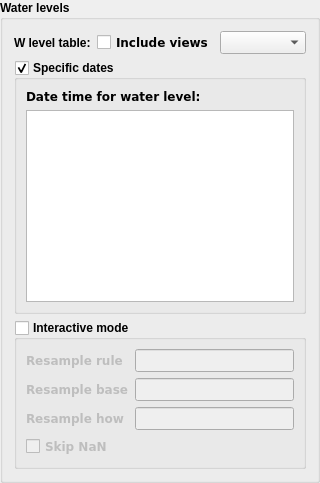
                            <widget class="QgsCollapsibleGroupBox" name="wlvl_groupbox">
                             <property name="font">
                              <font>
                               <weight>75</weight>
                               <bold>true</bold>
                              </font>
                             </property>
                             <property name="title">
                              <string>Water levels</string>
                             </property>
                             <property name="flat">
                              <bool>false</bool>
                             </property>
                             <property name="checkable">
                              <bool>false</bool>
                             </property>
                             <layout class="QVBoxLayout" name="verticalLayout_3">
                              <item>
                               <layout class="QHBoxLayout" name="horizontalLayout">
                                <item>
                                 <widget class="QLabel" name="label">
                                  <property name="text">
                                   <string>W level table:</string>
                                  </property>
                                 </widget>
                                </item>
                                <item>
                                 <widget class="QCheckBox" name="include_views_checkBox">
                                  <property name="font">
                                   <font>
                                    <family>DejaVu Sans</family>
                                    <pointsize>9</pointsize>
                                   </font>
                                  </property>
                                  <property name="text">
                                   <string>Include views</string>
                                  </property>
                                 </widget>
                                </item>
                                <item>
                                 <widget class="QComboBox" name="wlvltableComboBox">
                                  <property name="font">
                                   <font>
                                    <family>DejaVu Sans</family>
                                    <pointsize>9</pointsize>
                                   </font>
                                  </property>
                                  <property name="toolTip">
                                   <string>Table with water level data</string>
                                  </property>
                                 </widget>
                                </item>
                               </layout>
                              </item>
                              <item>
                               <widget class="QGroupBox" name="specific_dates_groupbox">
                                <property name="title">
                                 <string>Specific dates</string>
                                </property>
                                <property name="flat">
                                 <bool>false</bool>
                                </property>
                                <property name="checkable">
                                 <bool>true</bool>
                                </property>
                                <layout class="QVBoxLayout" name="verticalLayout_5">
                                 <item>
                                  <widget class="QLabel" name="label_3">
                                   <property name="sizePolicy">
                                    <sizepolicy hsizetype="Preferred" vsizetype="Fixed">
                                     <horstretch>0</horstretch>
                                     <verstretch>0</verstretch>
                                    </sizepolicy>
                                   </property>
                                   <property name="font">
                                    <font>
                                     <family>DejaVu Sans</family>
                                     <pointsize>9</pointsize>
                                    </font>
                                   </property>
                                   <property name="text">
                                    <string>Date time for water level:</string>
                                   </property>
                                  </widget>
                                 </item>
                                 <item>
                                  <widget class="QTextEdit" name="datetimetextEdit">
                                   <property name="sizePolicy">
                                    <sizepolicy hsizetype="Preferred" vsizetype="Expanding">
                                     <horstretch>0</horstretch>
                                     <verstretch>0</verstretch>
                                    </sizepolicy>
                                   </property>
                                   <property name="font">
                                    <font>
                                     <family>DejaVu Sans</family>
                                     <pointsize>9</pointsize>
                                    </font>
                                   </property>
                                   <property name="toolTip">
                                    <string>&lt;!DOCTYPE HTML PUBLIC &quot;-//W3C//DTD HTML 4.0//EN&quot; &quot;http://www.w3.org/TR/REC-html40/strict.dtd&quot;&gt;
&lt;html&gt;&lt;head&gt;&lt;meta name=&quot;qrichtext&quot; content=&quot;1&quot; /&gt;&lt;style type=&quot;text/css&quot;&gt;
p, li { white-space: pre-wrap; }
&lt;/style&gt;&lt;/head&gt;&lt;body style=&quot; font-family:'Sans'; font-size:10pt; font-weight:400; font-style:normal;&quot;&gt;
&lt;p style=&quot; margin-top:0px; margin-bottom:0px; margin-left:0px; margin-right:0px; -qt-block-indent:0; text-indent:0px;&quot;&gt;&lt;span style=&quot; font-size:9pt;&quot;&gt;Give date with desired precision, eg: &lt;br /&gt;YYYY&lt;br /&gt;YYYY-MM &lt;br /&gt;YYYY-MM-DD &lt;br /&gt;For each obspoint, the first w level data matching your strings will be used in plot.&lt;/span&gt;&lt;/p&gt;
&lt;p style=&quot;-qt-paragraph-type:empty; margin-top:0px; margin-bottom:0px; margin-left:0px; margin-right:0px; -qt-block-indent:0; text-indent:0px; font-size:9pt;&quot;&gt;&lt;br /&gt;&lt;/p&gt;
&lt;p style=&quot; margin-top:0px; margin-bottom:0px; margin-left:0px; margin-right:0px; -qt-block-indent:0; text-indent:0px;&quot;&gt;&lt;span style=&quot; font-size:9pt;&quot;&gt;(optional&lt;/span&gt;&lt;/p&gt;
&lt;p style=&quot; margin-top:0px; margin-bottom:0px; margin-left:0px; margin-right:0px; -qt-block-indent:0; text-indent:0px;&quot;&gt;&lt;span style=&quot; font-size:9pt;&quot;&gt;By giving obsids separated by ; after the date, only those obsids will be included in each line plot.&lt;/span&gt;&lt;/p&gt;
&lt;p style=&quot; margin-top:0px; margin-bottom:0px; margin-left:0px; margin-right:0px; -qt-block-indent:0; text-indent:0px;&quot;&gt;&lt;span style=&quot; font-size:9pt;&quot;&gt;Ex:&lt;/span&gt;&lt;/p&gt;
&lt;p style=&quot; margin-top:0px; margin-bottom:0px; margin-left:0px; margin-right:0px; -qt-block-indent:0; text-indent:0px;&quot;&gt;&lt;span style=&quot; font-size:9pt;&quot;&gt;YYYY;obsid1;obsid2&lt;/span&gt;&lt;/p&gt;
&lt;p style=&quot; margin-top:0px; margin-bottom:0px; margin-left:0px; margin-right:0px; -qt-block-indent:0; text-indent:0px;&quot;&gt;&lt;span style=&quot; font-size:9pt;&quot;&gt;XXXX;obsid3;obsid4&lt;/span&gt;&lt;/p&gt;
&lt;p style=&quot; margin-top:0px; margin-bottom:0px; margin-left:0px; margin-right:0px; -qt-block-indent:0; text-indent:0px;&quot;&gt;&lt;span style=&quot; font-size:9pt;&quot;&gt;)&lt;/span&gt;&lt;/p&gt;
&lt;p style=&quot;-qt-paragraph-type:empty; margin-top:0px; margin-bottom:0px; margin-left:0px; margin-right:0px; -qt-block-indent:0; text-indent:0px; font-size:9pt;&quot;&gt;&lt;br /&gt;&lt;/p&gt;&lt;/body&gt;&lt;/html&gt;</string>
                                   </property>
                                  </widget>
                                 </item>
                                </layout>
                               </widget>
                              </item>
                              <item>
                               <widget class="QGroupBox" name="interactive_groupbox">
                                <property name="title">
                                 <string>Interactive mode</string>
                                </property>
                                <property name="checkable">
                                 <bool>true</bool>
                                </property>
                                <property name="checked">
                                 <bool>false</bool>
                                </property>
                                <layout class="QGridLayout" name="gridLayout">
                                 <item row="1" column="1">
                                  <widget class="QLineEdit" name="resample_base">
                                   <property name="font">
                                    <font>
                                     <family>DejaVu Sans</family>
                                     <pointsize>9</pointsize>
                                    </font>
                                   </property>
                                   <property name="inputMethodHints">
                                    <set>Qt::ImhDigitsOnly</set>
                                   </property>
                                  </widget>
                                 </item>
                                 <item row="0" column="1">
                                  <widget class="QLineEdit" name="resample_rule">
                                   <property name="font">
                                    <font>
                                     <family>DejaVu Sans</family>
                                     <pointsize>9</pointsize>
                                    </font>
                                   </property>
                                  </widget>
                                 </item>
                                 <item row="0" column="0">
                                  <widget class="QLabel" name="label_9">
                                   <property name="font">
                                    <font>
                                     <family>DejaVu Sans</family>
                                     <pointsize>9</pointsize>
                                    </font>
                                   </property>
                                   <property name="text">
                                    <string>Resample rule</string>
                                   </property>
                                  </widget>
                                 </item>
                                 <item row="2" column="1">
                                  <widget class="QLineEdit" name="resample_how">
                                   <property name="font">
                                    <font>
                                     <family>DejaVu Sans</family>
                                     <pointsize>9</pointsize>
                                    </font>
                                   </property>
                                  </widget>
                                 </item>
                                 <item row="1" column="0">
                                  <widget class="QLabel" name="label_10">
                                   <property name="font">
                                    <font>
                                     <family>DejaVu Sans</family>
                                     <pointsize>9</pointsize>
                                    </font>
                                   </property>
                                   <property name="text">
                                    <string>Resample base</string>
                                   </property>
                                  </widget>
                                 </item>
                                 <item row="2" column="0">
                                  <widget class="QLabel" name="label_11">
                                   <property name="font">
                                    <font>
                                     <family>DejaVu Sans</family>
                                     <pointsize>9</pointsize>
                                    </font>
                                   </property>
                                   <property name="text">
                                    <string>Resample how</string>
                                   </property>
                                  </widget>
                                 </item>
                                 <item row="3" column="0">
                                  <widget class="QCheckBox" name="skip_nan">
                                   <property name="sizePolicy">
                                    <sizepolicy hsizetype="Minimum" vsizetype="Fixed">
                                     <horstretch>0</horstretch>
                                     <verstretch>0</verstretch>
                                    </sizepolicy>
                                   </property>
                                   <property name="font">
                                    <font>
                                     <family>DejaVu Sans</family>
                                     <pointsize>9</pointsize>
                                    </font>
                                   </property>
                                   <property name="text">
                                    <string>Skip NaN</string>
                                   </property>
                                  </widget>
                                 </item>
                                </layout>
                               </widget>
                              </item>
                             </layout>
                            </widget>
